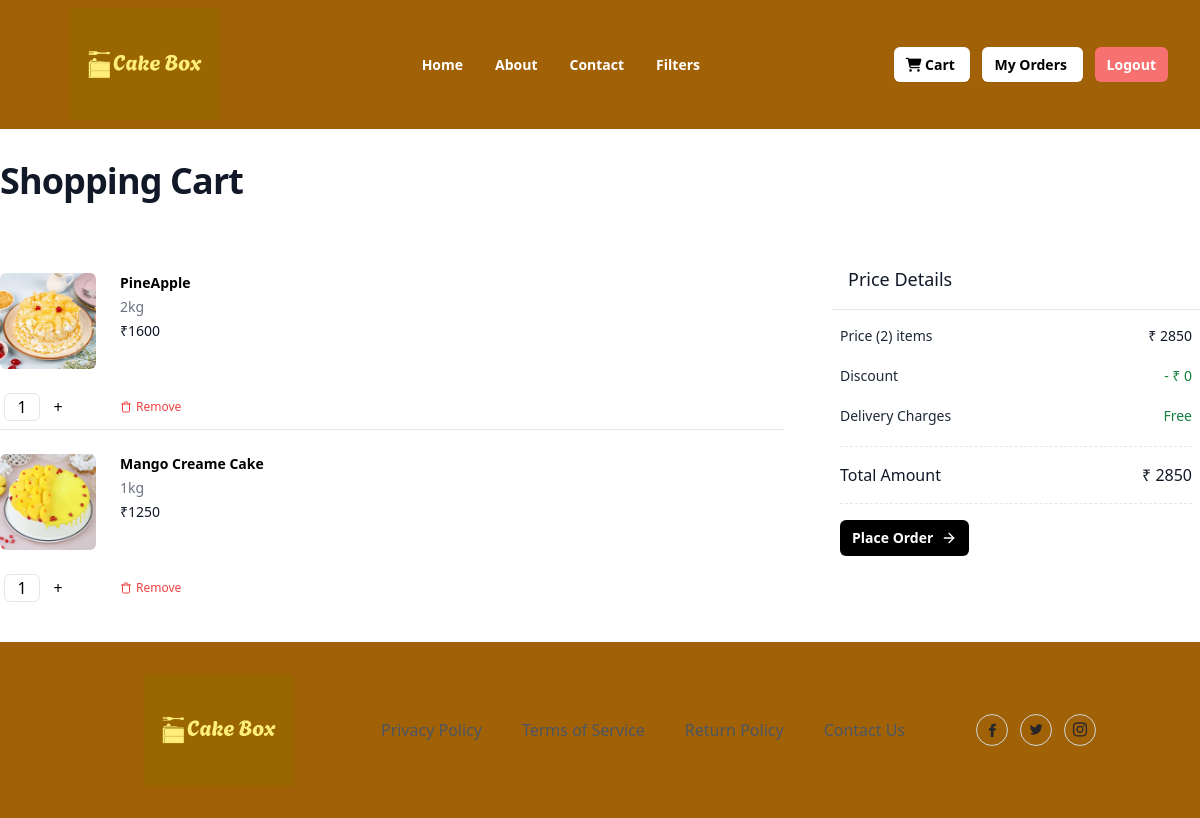
Page /carts/all/ (signed in) on the committed database.
### kart/models.py (models this page shows, shortened)
class BasketItem(models.Model):
    basket_object = models.ForeignKey(Basket, on_delete=models.CASCADE,related_name="cartitems")
    size_object=models.ForeignKey(Size,on_delete=models.CASCADE,null=True)
    cakevariant_object=models.ForeignKey(CakeVariant,on_delete=models.CASCADE,null=True)
    qty=models.PositiveIntegerField(default=1)
    created_date = models.DateTimeField(auto_now_add=True)
    updated_date = models.DateTimeField(auto_now=True)
    is_active = models.BooleanField(default=True)
    is_order_placed=models.BooleanField(default=False)
    @property
    def total_amount(self):
        return self.cakevariant_object.price*self.qty

class CakeVariant(models.Model):
    cake_object=models.ForeignKey(Cake,on_delete=models.CASCADE)
    size_object=models.ForeignKey(Size,on_delete=models.CASCADE)
    price=models.PositiveIntegerField()

class Cake(models.Model):
    title = models.CharField(max_length=200)
    description = models.TextField(null=True, blank=True)
    category_object = models.ForeignKey(Category,on_delete=models.CASCADE)
    size_object=models.ManyToManyField(Size)
    flavour_object = models.ManyToManyField(Flavour)
    occasion_object=models.ForeignKey(Occasion,on_delete=models.CASCADE)
    tag_object=models.ManyToManyField(Tag)
    image = models.ImageField(upload_to='product_images', null=True, blank=True, default='product_images/default.jpg')
    created_date = models.DateTimeField(auto_now_add=True)
    updated_date = models.DateTimeField(auto_now=True)
    is_active = models.BooleanField(default=True)

class Size(models.Model):
    name = models.CharField(max_length=200, unique=True)
    created_date = models.DateTimeField(auto_now_add=True)
    updated_date = models.DateTimeField(auto_now=True)
    is_active = models.BooleanField(default=True)

class Basket(models.Model):
    owner = models.OneToOneField(User, on_delete=models.CASCADE,related_name="cart")
    created_date = models.DateTimeField(auto_now_add=True)
    updated_date = models.DateTimeField(auto_now=True)
    is_active = models.BooleanField(default=True)
    @property
    def cart_item_count(self):
        return self.cartitems.filter(is_order_placed=False).count()
    @property
    def cart_total(self):
        basket_items=self.cartitems.filter(is_order_placed=False)
        total_price=0
        if basket_items:
            for bi in basket_items:
                total_price+=bi.total_amount
        return total_price

### kart/views.py (the view)
# urls.py: path("carts/all/",views.CartSummaryView.as_view(),name="cart-summary"),
class CartSummaryView(View):
    def get(self,request,*args,**kwargs):
        qs=request.user.cart.cartitems.filter(is_order_placed=False)
        return render(request,"cart_list.html",{"data":qs})

### kart/templates/cart_list.html (shortened to what this page needs)
{%extends 'base.html'%}
{%block main_block%}
<div class="mx-auto max-w-7xl px-2 lg:px-0">
  <div class="mx-auto max-w-2xl py-8 lg:max-w-7xl">
    <h1 class="text-3xl font-bold tracking-tight text-gray-900 sm:text-4xl">
      Shopping Cart
    </h1>
    <div class="mt-12 lg:grid lg:grid-cols-12 lg:items-start lg:gap-x-12 xl:gap-x-16">
      <section aria-labelledby="cart-heading" class="rounded-lg bg-white lg:col-span-8">
        <ul role="list" class="divide-y divide-gray-200">
          {%for bi in data%}
          <div class="">
            <li class="flex py-6 sm:py-6 ">
              <div class="flex-shrink-0">
                <img src="{{bi.cakevariant_object.cake_object.image.url}}" alt="Nike Air Max 90"
                  class="sm:h-38 sm:w-38 h-24 w-24 rounded-md object-contain object-center" />
              </div>
              <div class="ml-4 flex flex-1 flex-col justify-between sm:ml-6">
                <div class="relative pr-9 sm:grid sm:grid-cols-2 sm:gap-x-6 sm:pr-0">
                  <div>
                    <div class="flex justify-between">
                      <h3 class="text-sm">
                        <a href="" class="font-semibold text-black">
                          {{bi.cakevariant_object.cake_object.title}}
                        </a>
                      </h3>
                    </div>
                    <div class="mt-1 flex text-sm">
                      <p class="text-sm text-gray-500">{{bi.size_object.name}}</p>
                    </div>
                    <div class="mt-1 flex items-end">
                      <p class="text-sm font-medium text-gray-900"> ₹{{bi.total_amount}}</p>
                    </div>
                  </div>
                </div>
              </div>
            </li>
            <div class="mb-2 flex">
              <form action="{%url 'quantity-update' bi.id%}" method="post">
                <div class="min-w-24 flex">
                  <input type="text" class="mx-1 h-7 w-9 rounded-md border text-center"
                  value="{{bi.qty}}"
                  />
                  {%if bi.qty != 3%}
                  <button
                  type="submit"
                  class="flex h-7 w-7 items-center justify-center"
                  name="action"
                  value="increment">
                    +
                  </button>
                  {%endif%}
                  </form>
              </div>
              <div class="ml-6 flex text-sm">
                <a href="{%url 'cart-remove' bi.id%}" class="flex items-center space-x-1 px-2 py-1 pl-0">
                  <span class="text-xs font-medium text-red-500">Remove</span>
                </a>
              </div>
            </div>
          </div>
          {%endfor%}
      <section aria-labelledby="summary-heading" class="mt-16 rounded-md bg-white lg:col-span-4 lg:mt-0 lg:p-0">
        <h2 id="summary-heading" class=" border-b border-gray-200 px-4 py-3 text-lg font-medium text-gray-900 sm:p-4">
          Price Details
        </h2>
        <div>
          <dl class=" space-y-1 px-2 py-4">
            <div class="flex items-center justify-between">
              <dt class="text-sm text-gray-800">Price ({{request.user.cart.cart_item_count}}) items</dt>
              <dd class="text-sm font-medium text-gray-900">₹ {{request.user.cart.cart_total}}</dd>
            </div>
            <div class="flex items-center justify-between pt-4">
              <dt class="flex items-center text-sm text-gray-800">
                <span>Discount</span>
              </dt>
              <dd class="text-sm font-medium text-green-700">- ₹ 0</dd>
            </div>
            <div class="flex items-center justify-between py-4">
              <dt class="flex text-sm text-gray-800">
                <span>Delivery Charges</span>
              </dt>
              <dd class="text-sm font-medium text-green-700">Free</dd>
            </div>
            <div class="flex items-center justify-between border-y border-dashed py-4 ">
              <dt class="text-base font-medium text-gray-900">Total Amount</dt>
              <dd class="text-base font-medium text-gray-900">₹ {{request.user.cart.cart_total}}</dd>
            </div>
          </dl>
          <div class="px-2 pb-4 font-medium text-green-700">
            <div>
              <a
              href="{%url 'place-order'%}"
                class="inline-flex items-center rounded-md bg-black px-3 py-2 text-sm font-semibold text-white hover:bg-black/80">
                Place Order
                <svg xmlns="http://www.w3.org/2000/svg" width="24" height="24" viewBox="0 0 24 24" fill="none"
                  stroke="currentColor" stroke-width="2" stroke-linecap="round" stroke-linejoin="round"
                  class="ml-2 h-4 w-4">
                  <line x1="5" y1="12" x2="19" y2="12"></line>
                  <polyline points="12 5 19 12 12 19"></polyline>
                </svg>
              </a>
            </div>
          </div>
        </div>
      </section>
    </div>
{%endblock%}

### rows in the picture
BasketItem: cakevariant_object.cake_object.image (picture), cakevariant_object.cake_object "PineApple", size_object.name "2kg", total_amount "1600", qty "1"
BasketItem: cakevariant_object.cake_object.image (picture), cakevariant_object.cake_object "Mango Creame Cake", size_object.name "1kg", total_amount "1250", qty "1"

### other values in the picture
{{ request.user.cart.cart_item_count }} "2"
{{ request.user.cart.cart_total }} "2850"
